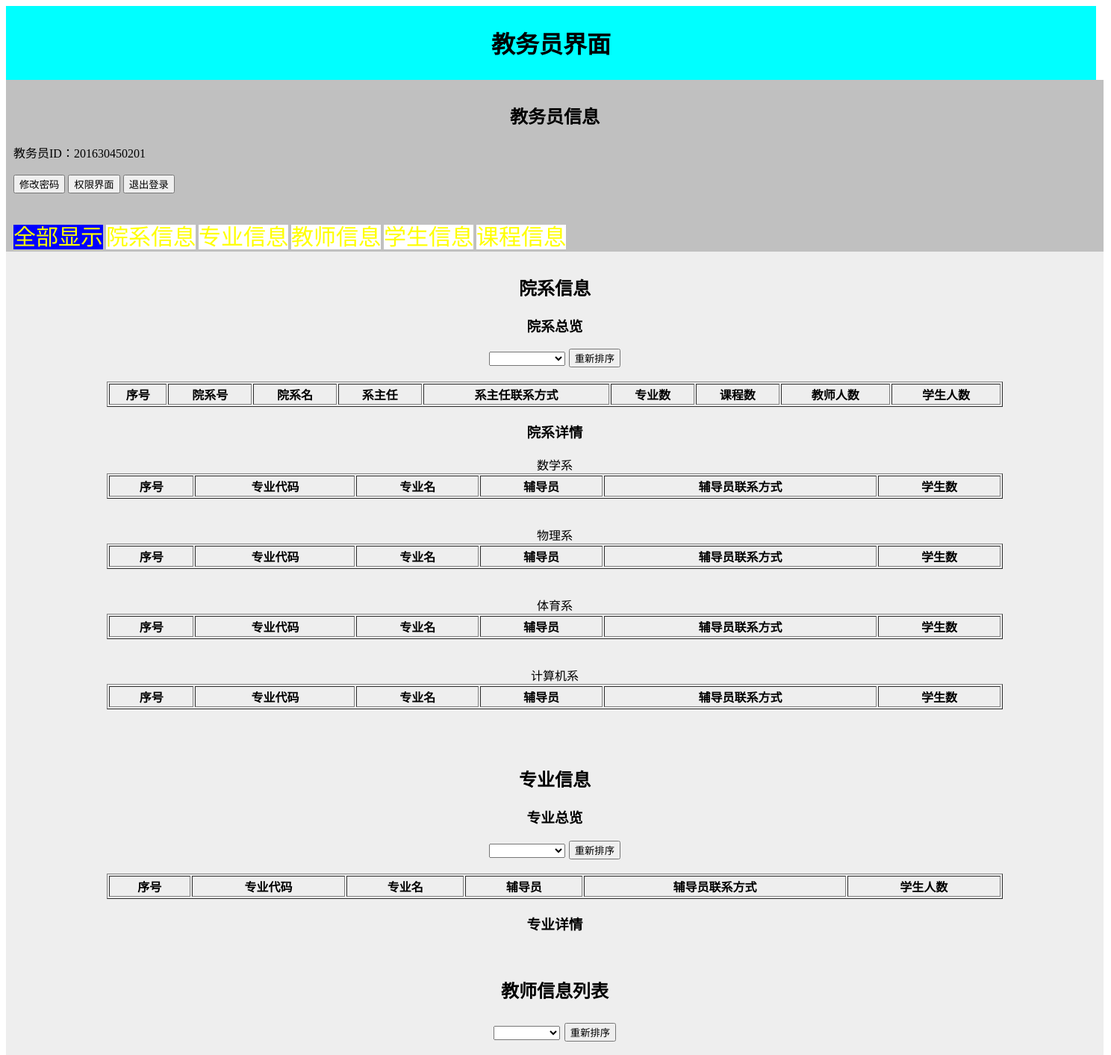
The page /manager.php (signed in, upper part) on the database its author committed.
### tables this page shows
CREATE TABLE `department`  (
  `dno` char(5) NOT NULL,
  `dname` varchar(32) NOT NULL,
  `dmaster` char(20) NULL DEFAULT NULL,
  `dtele` char(11) NULL DEFAULT NULL,
  PRIMARY KEY (`dno`) USING BTREE,
  INDEX `dmaster`(`dmaster`) USING BTREE,
  CONSTRAINT `dmaster` FOREIGN KEY (`dmaster`) REFERENCES `teacher` (`tno`) ON DELETE RESTRICT ON UPDATE RESTRICT
);

### manager.php (the view, shortened to what this page needs)
<?php
$link = mysqli_connect('localhost', 'lyf', 'root', 'schooldata');
mysqli_query($link, 'set names utf8');
$account = $_COOKIE['account'];
?>
<html>
<head>
</head>
<body>
<div id="header">
	<h1>教务员界面</h1>
</div>
<div id="section1">
	<h2 style="text-align:center">教务员信息</h2>
	<p>教务员ID：<?php echo $account ;?><br/><br/>
	   <button type="button" onclick="window.location='man_passwordchange.php';">修改密码</button>
	   <button type="button" onclick="window.location='man_power.php';">权限界面</button>
	   <button type="button" onclick="window.location='login.php';">退出登录</button>
	   <br/>
	   <br/>
	   <p class="all" id="p1" style="background-color:#0000FF">全部显示</p>
	   <p class="department" id="p1">院系信息</p>
	   <p class="profession" id="p1">专业信息</p>
	   <p class="teacher" id="p1">教师信息</p>
       <p class="student" id="p1">学生信息</p>
       <p class="course" id="p1">课程信息</p>
</div>
<div id="section3" class="department">
<h2 style="text-align:center">院系信息</h2>
<table border='1' align="center" width="1200">
<h3>院系总览<h3>
<form style="margin:0 auto，float:left" method="POST">
 <select name="departmentshowway">
                    <option value=""></option>
                    <option value="pronumincrease">按专业数升序</option>
</select>
<input type="submit" value="重新排序">
</form>
<tr>
<th>序号</th>
<th>院系号</th>
<th>院系名</th>
<th>系主任</th>
<th>系主任联系方式</th>
<th>专业数</th>
<th>课程数</th>
<th>教师人数</th>
<th>学生人数</th>
</tr>
<?php
$sql="select dno,dname from department";
$result5=mysqli_query($link,$sql);
?>
</table>
<h3>院系详情</h3>
<?php
foreach($result5 as $row){
	?>
	<table border='1' align="center" width="1200">
		<caption><?php echo $row['dname'] ?></caption>
		<tr>
			<th>序号</th>
			<th>专业代码</th>
			<th>专业名</th>
			<th>辅导员</th>
			<th>辅导员联系方式</th>
			<th>学生数</th>
		</tr>
	</table>
	<br/>
	<br/>
<?php } ?>
</div>
<div id="section3" class="profession">
<h2 style="text-align:center">专业信息</h2>
<table border='1' align="center" width="1200">
<h3>专业总览<h3>
<form style="margin:0 auto，float:left" method="POST">
 <select name="professionshowway">
                    <option value=""></option>
					<option value="stunumincrease">按学生数升序</option>
</select>
<input type="submit" value="重新排序">
</form>
<tr>
<th>序号</th>
<th>专业代码</th>
<th>专业名</th>
<th>辅导员</th>
<th>辅导员联系方式</th>
<th>学生人数</th>
</tr>
</table>
<h3>专业详情</h3>
</div>
<div id="section3" class="teacher">
<table border='1' align="center" width="1200">
<h2>教师信息列表<h2>
<form style="margin:0 auto，float:left" method="POST">
<select name="teachershowway">
                    <option value=""></option>
                    <option value="agewayincrease">按年龄升序</option>
</select>
<input type="submit" value="重新排序">
</form>
</table>
</div>
</body>
</html>

### css/manager.css (style rules this page uses)
#header { background-color:#00FFFF; color:w #000000; text-align:center; padding:5px; width:1450px; }
#section1 { width:1450px; height:210px; float:center; padding:10px; background:#C0C0C0; }
#section3 { width:1450px; float:center; text-align:center; padding:10px; background:#eeeeee; }
#p1 { display:inline; color:yellow ; background-color:#FFFFFF; font-size:30; }

### rows shown on the page
department: dname "数学系"
department: dname "物理系"
department: dname "体育系"
department: dname "计算机系"

### other values the page prints
$account "201630450201"
